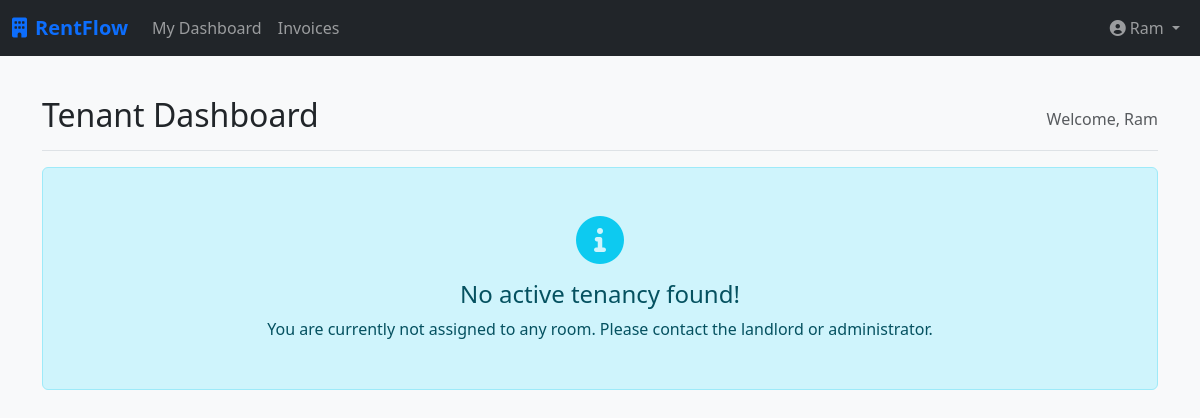
/dashboard/tenant/ (signed in), run on an earlier commit of the app's database.
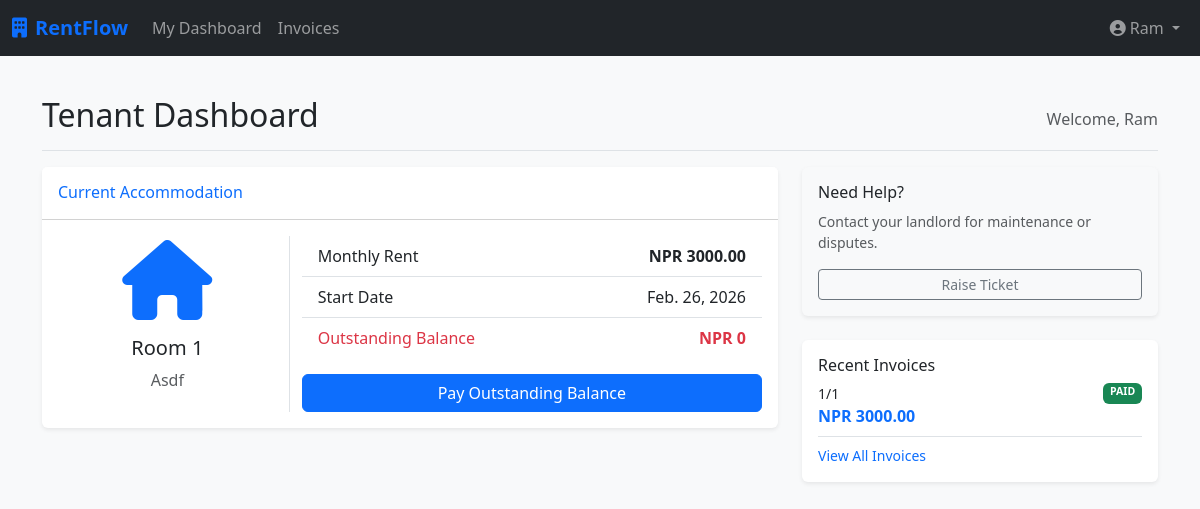
And on a later commit of the database.
### properties/models.py (models this page shows, shortened)
class Tenancy(models.Model):
    tenant = models.ForeignKey(User, on_delete=models.CASCADE, related_name='tenancies')
    room = models.ForeignKey(Room, on_delete=models.CASCADE, related_name='tenancies')
    start_date = models.DateField()
    end_date = models.DateField(null=True, blank=True)
    is_active = models.BooleanField(default=True, db_index=True)
    class Meta:
        verbose_name_plural = "Tenancies"

class Room(models.Model):
    property = models.ForeignKey(Property, on_delete=models.CASCADE, related_name='rooms')
    room_number = models.CharField(max_length=10)
    monthly_rent = models.DecimalField(max_digits=10, decimal_places=2)
    capacity = models.IntegerField(default=1)
    is_active = models.BooleanField(default=True)
    created_at = models.DateTimeField(auto_now_add=True)

class Property(models.Model):
    landlord = models.ForeignKey(User, on_delete=models.CASCADE, related_name='properties')
    name = models.CharField(max_length=100)
    address = models.TextField()
    description = models.TextField(blank=True)
    created_at = models.DateTimeField(auto_now_add=True)
    class Meta:
        verbose_name_plural = "Properties"

### payments/models.py (models this page shows, shortened)
class RentInvoice(models.Model):
    STATUS_CHOICES = (
        ('PENDING', 'Pending'),
        ('PAID', 'Paid'),
        ('LATE', 'Late'),
    )
    tenancy = models.ForeignKey('properties.Tenancy', on_delete=models.CASCADE)
    month = models.IntegerField()
    year = models.IntegerField()
    amount = models.DecimalField(max_digits=10, decimal_places=2)
    due_date = models.DateField()
    status = models.CharField(max_length=10, choices=STATUS_CHOICES, default='PENDING', db_index=True)
    generated_at = models.DateTimeField(auto_now_add=True)
    class Meta:
        unique_together = ['tenancy', 'month', 'year']

### dashboard/views.py (the view)
# urls.py: path('tenant/', TenantDashboardView.as_view(), name='tenant_dash'),
class TenantDashboardView(TenantRequiredMixin, TemplateView):
    template_name = 'dashboard/tenant_dash.html'
    def get_context_data(self, **kwargs):
        context = super().get_context_data(**kwargs)
        user = self.request.user
        tenancy = Tenancy.objects.filter(tenant=user, is_active=True).first()
        context['tenancy'] = tenancy
        if tenancy:
            invoices = RentInvoice.objects.filter(tenancy=tenancy).order_by('-year', '-month')
            context['invoices'] = invoices
            total_due = invoices.aggregate(Sum('amount'))['amount__sum'] or 0
            total_paid = Payment.objects.filter(invoice__tenancy=tenancy).aggregate(Sum('paid_amount'))['paid_amount__sum'] or 0
            context['outstanding_balance'] = total_due - total_paid
        return context

### core/mixins.py (called while the page is built)
    def test_func(self):
        user = self.request.user
        return user.is_authenticated and hasattr(user, 'profile') and user.profile.role == 'TENANT'

### dashboard/templates/dashboard/tenant_dash.html (shortened to what this page needs)
{% extends 'core/base.html' %}
{% block content %}
<div class="d-flex justify-content-between flex-wrap flex-md-nowrap align-items-center pt-3 pb-2 mb-3 border-bottom">
    <h1 class="h2">Tenant Dashboard</h1>
    <div class="btn-toolbar mb-2 mb-md-0 text-muted">
        Welcome, {{ user.username }}
    </div>
</div>
{% if tenancy %}
<div class="row">
    <div class="col-lg-8 mb-4">
        <div class="card shadow-sm border-0">
            <div class="card-header bg-white py-3">
                <h6 class="m-0 font-weight-bold text-primary">Current Accommodation</h6>
            </div>
            <div class="card-body">
                <div class="row align-items-center">
                    <div class="col-md-4 text-center">
                        <i class="fas fa-home fa-5x text-primary mb-3"></i>
                        <h5>Room {{ tenancy.room.room_number }}</h5>
                        <p class="text-muted">{{ tenancy.room.property.name }}</p>
                    </div>
                    <div class="col-md-8 border-start">
                        <ul class="list-group list-group-flush">
                            <li class="list-group-item d-flex justify-content-between align-items-center">
                                Monthly Rent <span><strong>NPR {{ tenancy.room.monthly_rent }}</strong></span>
                            </li>
                            <li class="list-group-item d-flex justify-content-between align-items-center">
                                Start Date <span>{{ tenancy.start_date }}</span>
                            </li>
                            <li class="list-group-item d-flex justify-content-between align-items-center text-danger">
                                Outstanding Balance <span><strong>NPR {{ outstanding_balance }}</strong></span>
                            </li>
                        </ul>
                        <div class="d-grid mt-3">
                            <a href="{% url 'payments:invoice_list' %}" class="btn btn-primary">Pay Outstanding
                                Balance</a>
                        </div>
                    </div>
                </div>
            </div>
        </div>
    </div>
    <div class="col-lg-4 mb-4">
        <div class="card shadow-sm border-0 mb-4 bg-light">
            <div class="card-body">
                <h6>Need Help?</h6>
                <p class="small text-muted">Contact your landlord for maintenance or disputes.</p>
                <button class="btn btn-sm btn-outline-secondary w-100">Raise Ticket</button>
            </div>
        </div>
        <div class="card shadow-sm border-0">
            <div class="card-body">
                <h6>Recent Invoices</h6>
                <ul class="list-unstyled mb-0">
                    {% for invoice in invoices|slice:":3" %}
                    <li class="mb-2 pb-2 border-bottom">
                        <div class="d-flex justify-content-between small">
                            <span>{{ invoice.month }}/{{ invoice.year }}</span>
                            <span
                                class="badge {% if invoice.status == 'PAID' %}bg-success{% else %}bg-warning text-dark{% endif %}">
                                {{ invoice.status }}
                            </span>
                        </div>
                        <div class="text-primary fw-bold">NPR {{ invoice.amount }}</div>
                    </li>
                    {% empty %}
                    <li class="text-muted small">No invoices yet.</li>
                    {% endfor %}
                </ul>
                <a href="{% url 'payments:invoice_list' %}" class="small text-decoration-none mt-2 d-block">View All
                    Invoices</a>
            </div>
        </div>
    </div>
</div>
{% else %}
<div class="alert alert-info py-5 text-center">
    <i class="fas fa-info-circle fa-3x mb-3 text-info"></i>
    <h4>No active tenancy found!</h4>
    <p class="mb-0">You are currently not assigned to any room. Please contact the landlord or administrator.</p>
</div>
{% endif %}
{% endblock %}

What changed in the data, as far as the page shows it:
added Tenancy: room.room_number "1", room.property.name "Asdf", room.monthly_rent "3000.00", start_date "Feb. 26, 2026"
added RentInvoice: month "1", year "1", status "PAID", amount "3000.00"
Also different on the page:
{{ outstanding_balance }}: (not shown) → "0"
text no longer shown: "No active tenancy found! You are currently not assigned to any room. Please contact the landlord or administrator."
text now shown: "Current Accommodation Room Monthly Rent NPR Start Date Outstanding Balance NPR Pay Outstanding Balance Need Help? Contact your landlord for maintenance or disputes. Raise Ticket Recent Invoices View All Invoices"
